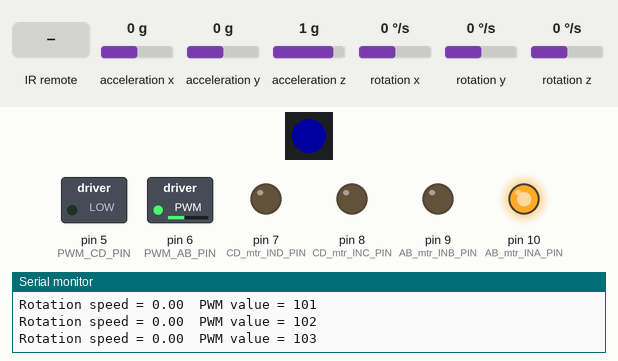
This sketch was run on a simulated Arduino Uno, built with avr-gcc and run on an emulated ATmega328P. Shown: 1 RGB LEDs in strip order, left to right, switched loads named in the sketch (green lamp = pin HIGH), output pins drawn as LEDs (lit = HIGH), the last lines printed to the serial monitor. Wiring (inferred from the names in the program): WS2801 LEDs: data pin 12; clock pin 11. The test bench sets the inputs (shaded band); at power-on: rotation z 0 °/s, acceleration x 0 g, acceleration y 0 g, acceleration z 1 g, rotation x 0 °/s, rotation y 0 °/s. Dim RGB values are drawn brighter than linear; pins used as bus, display or sensor lines are not drawn.

Above: at 3.2 s.
3.3 s: rotation z set to -4 °/s
At 5.6 s:
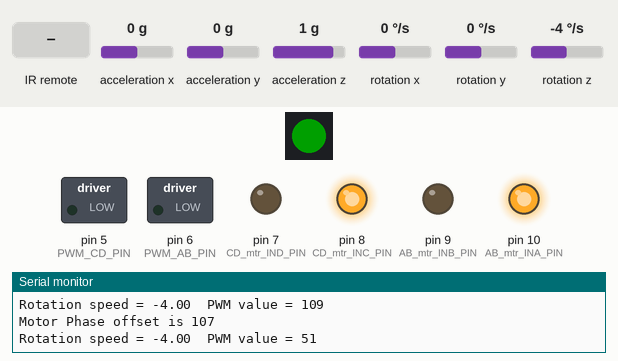
6.3 s: infrared code 0xFF629D received
At 6.65 s:
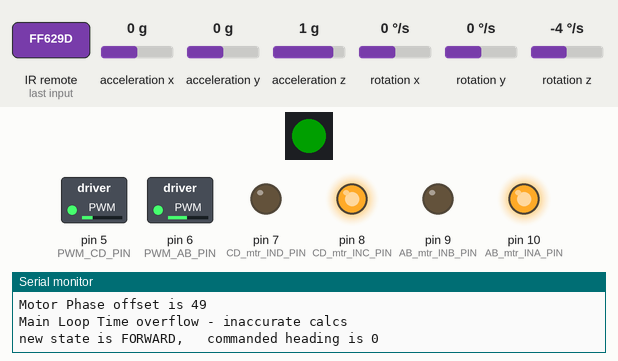
9.3 s: infrared code 0xFFA857 received
At 9.58 s:
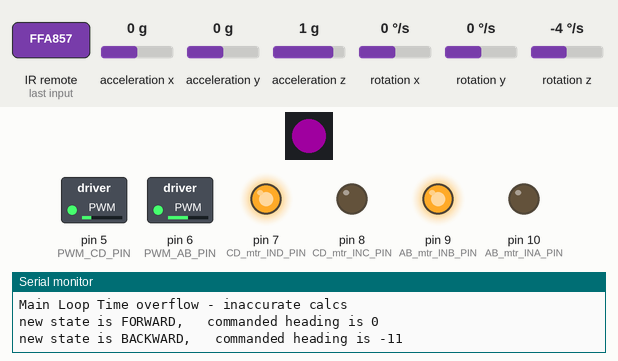
12.3 s: rotation z set to 100 °/s
14.5 s: infrared code 0xFF22DD received
At 15.34 s:
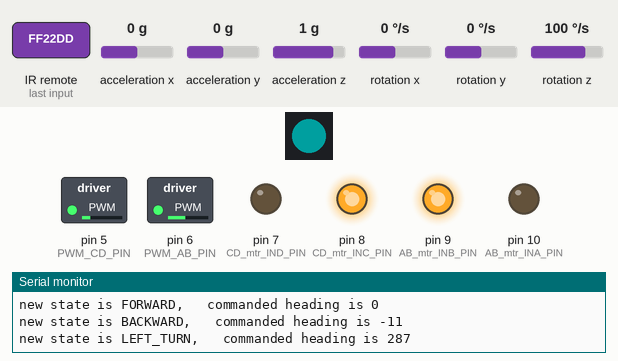
17.5 s: infrared code 0xFFC23D received
At 18.3 s:
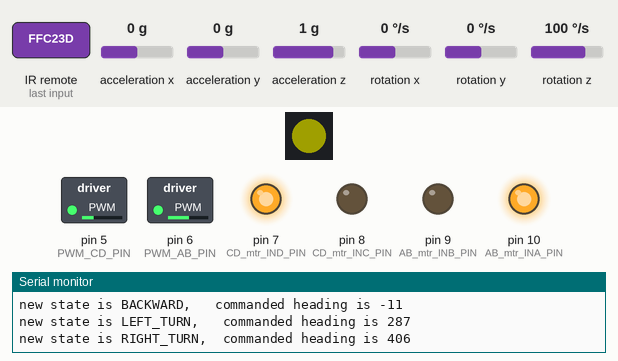
Timing chart, 0 to 23.4 s (numbered marks = the images above; inputs shaded):
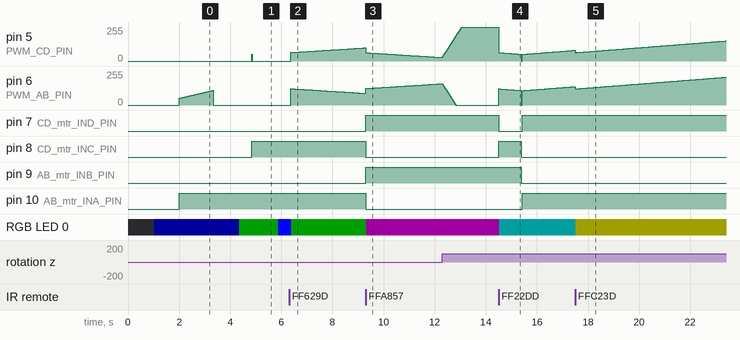

The sketch:

Lab10_section1_IRremoteRobotYDR_r1.ino
```cpp
// Lab10_section1_IRremoteYDR_r1.ino
// Clark Hochgraf
// April 24, 2017

// Description: Controls a YDR robot using an IR remote.

#include <IRremote.h>
#include <Wire.h>
#include <MPU6050.h>

/* IR remote control codes - define symbols UP / DOWN to corresponding IR codes 0xFF629D */
#define UP  0xFF629D
#define DOWN 0xFFA857
#define LEFT 0xFF22DD
#define RIGHT 0xFFC23D
#define CENTER 0xFF02FD
#define ONE 0xFF6897
#define TWO 0xFF9867
#define THREE 0xFFB04F
#define FOUR 0xFF30CF
#define REPEATCODE 0xFFFFFFFF
#define SHOWCODES false  // use for debug to show raw codes from IR remote

/*
  case 0xFF629D: Serial.println(" FORWARD"); break;
  case 0xFF22DD: Serial.println(" LEFT");    break;
  case 0xFF02FD: Serial.println(" -OK-");    break;
  case 0xFFC23D: Serial.println(" RIGHT");   break;
  case 0xFFA857: Serial.println(" REVERSE"); break;
  case 0xFF6897: Serial.println(" 1");    break;
  case 0xFF9867: Serial.println(" 2");    break;
  case 0xFFB04F: Serial.println(" 3");    break;
  case 0xFF30CF: Serial.println(" 4");    break;
  case 0xFF18E7: Serial.println(" 5");    break;
  case 0xFF7A85: Serial.println(" 6");    break;
  case 0xFF10EF: Serial.println(" 7");    break;
  case 0xFF38C7: Serial.println(" 8");    break;
  case 0xFF5AA5: Serial.println(" 9");    break;
  case 0xFF42BD: Serial.println(" *");    break;
  case 0xFF4AB5: Serial.println(" 0");    break;
  case 0xFF52AD: Serial.println(" #");    break;
  case 0xFFFFFFFF: Serial.println(" REPEAT");break;
*/
#define IR_RECV_PIN A3 // connect IR remote receiver to this pin

long previousIRcommand = 0;
IRrecv irrecv(IR_RECV_PIN);
decode_results IR_command_received; //create a variable named IR_command_received of type decode_results

// RGB Led data and clock pins on the arduino
#define LED_DATA_PIN 12
#define LED_CLOCK_PIN 11

/* define RGB LED colors */
#define DIM_WHITE_COLOR 0x1F1F1F
#define DIM_GREEN_COLOR 0x001F00
#define DIM_RED_COLOR 0x1F0000
#define DIM_BLUE_COLOR 0x00001F
#define DIM_RED_BLUE_COLOR 0x1F001F
#define DIM_RED_GREEN_COLOR 0x1F1F00
#define DIM_GREEN_BLUE_COLOR 0x001F1F
#define MED_BLUE_COLOR 0x0000FF

MPU6050 mpu; //create a variable named mpu of type MPU6050
#define MPU_INT_PIN 2  // pin is required for code to operate, but does not show up here in code.
#define MPU_SDA_PIN A4 // pin is required for code to operate, but does not show up here in code.
#define MPU_SCK_PIN A5 // pin is required for code to operate, but does not show up here in code.

//motor driver pins
const int AB_mtr_INA_PIN = 10;
const int AB_mtr_INB_PIN = 9;
const int CD_mtr_INC_PIN = 8;
const int CD_mtr_IND_PIN = 7;

const int PWM_AB_PIN = 6;
const int PWM_CD_PIN = 5;

int MotorABpwmOffset = 0;
int MotorCDpwmOffset = 0;

// Timers
unsigned long timerInMsec = 0;
float timeStepS = 0.01;
float yaw = 0;
int robot_commanded_heading = 0;

enum directionState_type {FORWARD, BACKWARD, LEFT_TURN, RIGHT_TURN, STOPPED, CALIBRATE_MOTOR_STICTION,
                          SCAN_FOR_NEAREST_OBJECT, TURN_TO_NEAREST_OBJECT, FOLLOW_AT_15_CM
                         }; // declare a new type of data (directionState_type), with enumerated values
directionState_type directionState = CALIBRATE_MOTOR_STICTION; // create a variable named directionState
directionState_type previousDirectionState = STOPPED;
boolean isNewState = true;

void setup() {
  Serial.begin(115200);
  Serial.println("I'm alive - Robot with IR remote control");

  pinMode(IR_RECV_PIN, INPUT_PULLUP);
  irrecv.enableIRIn(); // Start the receiver
  delay(1000);

  initialize_MPU6050();
  stripInit();
  configureMotorPins();
  display_color_on_RGB_led(DIM_BLUE_COLOR);
  delay(1000);

  Serial.println("done with setup");
} //setup

//================================================================
void loop() {
  timerInMsec = millis(); // Mark time at start of loop
  Vector normalizedGyroDPS = mpu.readNormalizeGyro(); // Read normalized values
  yaw = yaw + normalizedGyroDPS.ZAxis * timeStepS; // Calculate Yaw
  get_IR_command_if_any();

  isNewState = (directionState != previousDirectionState); // if state != prevState, then isNewState

  switch (directionState) {
    case FORWARD:
      //entry housekeeping
      if (isNewState) {
        robot_commanded_heading = yaw;
        Serial.print(F("new state is FORWARD, \tcommanded heading is "));
        Serial.println(robot_commanded_heading);
        display_color_on_RGB_led(DIM_GREEN_COLOR);
      }
      //state business
      robot_goes_forward_at_given_yaw_at_speed(robot_commanded_heading, 15);
      //exit housekeeping
      break;

    case LEFT_TURN:
      //entry housekeeping
      if (isNewState) {
        robot_commanded_heading = yaw + 90;
        Serial.print(F("new state is LEFT_TURN, \tcommanded heading is ")); Serial.println(robot_commanded_heading);
        display_color_on_RGB_led(DIM_GREEN_BLUE_COLOR);
      }
      //state business
      robot_turns_to_heading(robot_commanded_heading);
      //exit housekeeping
      break;

    case RIGHT_TURN:
      //entry housekeeping
      if (isNewState) {
        robot_commanded_heading = yaw - 90;
        Serial.print(F("new state is RIGHT_TURN,\tcommanded heading is "));
        Serial.println(robot_commanded_heading);
        display_color_on_RGB_led(DIM_RED_GREEN_COLOR);
      }
      //state business
      robot_turns_to_heading(robot_commanded_heading);
      //exit housekeeping
      break;

    case BACKWARD:
      //entry housekeeping
      if (isNewState) {
        robot_commanded_heading = yaw;
        Serial.print(F("new state is BACKWARD, \tcommanded heading is "));
        Serial.println(robot_commanded_heading);
        display_color_on_RGB_led(DIM_RED_BLUE_COLOR);
      }
      //state business
      robot_goes_backward_at_given_yaw_at_speed(robot_commanded_heading, 15);
      //exit housekeeping
      break;

    case STOPPED:
      //entry housekeeping
      if (isNewState) {
        robot_commanded_heading = yaw;
        Serial.print(F("new state is STOPPED, \tcommanded heading is ")); Serial.println(robot_commanded_heading);
        display_color_on_RGB_led(DIM_RED_COLOR);
      }
      //state business
      robot_stop();

      //exit housekeeping
      break;

    case CALIBRATE_MOTOR_STICTION:
      //entry housekeeping
      if (isNewState) {
        //find_motorstiction_using_Gyro();
        MotorABpwmOffset = find_motorstiction_using_gyro(AB_mtr_INA_PIN, AB_mtr_INB_PIN, PWM_AB_PIN);
        Serial.print("Motor Phase offset is "); Serial.println(MotorABpwmOffset);
        display_color_on_RGB_led(DIM_GREEN_COLOR);
        delay(500);
        MotorCDpwmOffset = find_motorstiction_using_gyro(CD_mtr_INC_PIN, CD_mtr_IND_PIN, PWM_CD_PIN);
        Serial.print("Motor Phase offset is "); Serial.println(MotorCDpwmOffset);
        display_color_on_RGB_led(MED_BLUE_COLOR);
        delay(500);
      }
      //state business

      //exit housekeeping
      directionState = STOPPED;
      break;

    case SCAN_FOR_NEAREST_OBJECT:
      //entry housekeeping
      if (isNewState) {
        robot_commanded_heading = yaw;
        Serial.print(F("new state is SCAN_FOR_NEAREST_OBJECT, \tcommanded heading is "));

      }
      //state business

      //exit housekeeping
      break;

    case TURN_TO_NEAREST_OBJECT:
      //entry housekeeping
      if (isNewState) {
        Serial.print("new state is TURN_TO_NEAREST_OBJECT, \tcommanded heading is ");
        display_color_on_RGB_led(DIM_RED_BLUE_COLOR);
      }
      //state business
      //exit housekeeping
      break;

    case FOLLOW_AT_15_CM:
      //entry housekeeping
      if (isNewState) {
        Serial.print(F("new state is FOLLOW_AT_15_CM, \tcommanded heading is "));
        display_color_on_RGB_led(DIM_GREEN_COLOR);
      }
      //state business
       //exit housekeeping
      break;

    default:
      break;

  }//switch

  previousDirectionState =  directionState;

  // Wait to full timeStepS period, note that we have to check that any state has not lasted too long
  // or else the delay will be negative, which will cause bad things to happen.
  // using "delay((timeStepS * 1000) - (millis() - timerInMsec));" without checking the sign will cause tears.
  long safeDelay = (timeStepS * 1000) - (millis() - timerInMsec);
  if (safeDelay > 0) delay(safeDelay); else Serial.println("Main Loop Time overflow - inaccurate calcs");

} // loop()

//================================================================
void robot_turns_to_heading(float yaw_heading) {
  if (yaw < (yaw_heading - 2)) {
    turn_counterclockwise(1 + 0.15 * ((yaw_heading + 2) - yaw));
  }
  else if (yaw > (yaw_heading + 2)) {
    turn_clockwise(1 + 0.15 * (yaw - (yaw_heading + 2)));
  }
  else {
    robot_stop();
  }
}
//================================================================
void robot_goes_forward_at_given_yaw_at_speed(float yaw_heading, int rate) {
  go_forward(rate, 3.0 * (yaw_heading - yaw)); // rate, steering amount
  // change the gain term (3.0) if robot moves too quickly or slowly.
}

//================================================================
void robot_goes_backward_at_given_yaw_at_speed(float yaw_heading, int rate) {
  go_backward(rate, 3.0 * (yaw_heading - yaw)); // rate, steering amount
  // change the gain term (3.0) if robot moves too quickly or slowly.
}

//==============================================================
void turn_clockwise(int rate) {
  digitalWrite(AB_mtr_INA_PIN, HIGH);
  digitalWrite(AB_mtr_INB_PIN, LOW);
  digitalWrite(CD_mtr_INC_PIN, LOW);
  digitalWrite(CD_mtr_IND_PIN, HIGH);
  analogWrite(PWM_AB_PIN, constrain(MotorABpwmOffset + rate, 0, 255));
  analogWrite(PWM_CD_PIN, constrain(MotorCDpwmOffset + rate, 0, 255));
}

//==============================================================
void go_forward(int rate, int steering) {
  digitalWrite(AB_mtr_INA_PIN, HIGH);
  digitalWrite(AB_mtr_INB_PIN, LOW);
  digitalWrite(CD_mtr_INC_PIN, HIGH);
  digitalWrite(CD_mtr_IND_PIN, LOW);
  analogWrite(PWM_AB_PIN, constrain(MotorABpwmOffset + rate - steering, 0, 255));
  analogWrite(PWM_CD_PIN, constrain(MotorCDpwmOffset + rate + steering, 0, 255));
}

//==============================================================
void go_backward(int rate, int steering) {
  digitalWrite(AB_mtr_INA_PIN, LOW);
  digitalWrite(AB_mtr_INB_PIN, HIGH);
  digitalWrite(CD_mtr_INC_PIN, LOW);
  digitalWrite(CD_mtr_IND_PIN, HIGH);
  analogWrite(PWM_AB_PIN, constrain(MotorABpwmOffset + rate + steering, 0, 255));
  analogWrite(PWM_CD_PIN, constrain(MotorCDpwmOffset + rate - steering, 0, 255));
}

//==============================================================
void turn_counterclockwise(int rate) {
  digitalWrite(AB_mtr_INA_PIN, LOW);
  digitalWrite(AB_mtr_INB_PIN, HIGH);
  digitalWrite(CD_mtr_INC_PIN, HIGH);
  digitalWrite(CD_mtr_IND_PIN, LOW);
  analogWrite(PWM_AB_PIN, constrain(MotorABpwmOffset + rate, 0, 255));
  analogWrite(PWM_CD_PIN, constrain(MotorCDpwmOffset + rate, 0, 255));
}
//==============================================================
void robot_stop() {
  digitalWrite(AB_mtr_INA_PIN, LOW);
  digitalWrite(AB_mtr_INB_PIN, LOW);
  digitalWrite(CD_mtr_INC_PIN, LOW);
  digitalWrite(CD_mtr_IND_PIN, LOW);
  analogWrite(PWM_AB_PIN, 0);
  analogWrite(PWM_CD_PIN, 0);
}

//==============================================================
void initialize_MPU6050() {
  while (!mpu.begin(MPU6050_SCALE_2000DPS, MPU6050_RANGE_2G))
  {
    Serial.println("Could not find a valid MPU6050 sensor, check wiring!");
    delay(500);
  }
  mpu.calibrateGyro(); // Calibrate gyroscope. The calibration must be at rest.
  mpu.setThreshold(3); // Set threshold sensivity. Default 3. To disable, set to 0.
}

//==============================================================
int find_motorstiction_using_gyro(int phase1Pin, int phase2Pin, int EnPWMPin) {
  // ramp up PWM command for motor until rotation begins, then record
  // the required PWM value as a stiction offset.

  boolean calibrating_motor_stiction = true;
  int pwm_value_sent_to_motor = 50;
  while (calibrating_motor_stiction) {
    pwm_value_sent_to_motor++;
    digitalWrite(phase1Pin, HIGH);
    digitalWrite(phase2Pin, LOW);
    analogWrite(EnPWMPin, constrain(pwm_value_sent_to_motor, 0, 255)); // send pwm value to motor
    Vector normalizedGyroDPS = mpu.readNormalizeGyro();
    Serial.print(F("Rotation speed = ")); Serial.print(normalizedGyroDPS.ZAxis);
    Serial.print(F("  PWM value = ")); Serial.println(pwm_value_sent_to_motor);
    delay(20); //was 5
    if (abs(normalizedGyroDPS.ZAxis) > 2) calibrating_motor_stiction = false; // if robot moves stop calibration
    if (pwm_value_sent_to_motor > 250) //failed calibration
    { Serial.print(F("Calibration failed. Check if battery is connected/switched on."));
      analogWrite(EnPWMPin, 0); // send pwm value to motor
      while (1) {
        display_color_on_RGB_led(DIM_RED_COLOR);
        delay(100);
        display_color_on_RGB_led(DIM_BLUE_COLOR);
        delay(100);
      }
    }
  }
  analogWrite(EnPWMPin, 0); // stop motor
  delay(1000);
  return pwm_value_sent_to_motor-2;
}

//==============================================================
// Initialize the pins used to control the WS2801 driver
void stripInit(void) {
  pinMode(LED_DATA_PIN, OUTPUT);
  pinMode(LED_CLOCK_PIN, OUTPUT);
  digitalWrite(LED_DATA_PIN, LOW);
  digitalWrite(LED_CLOCK_PIN, LOW);
}

//==============================================================
void configureMotorPins() {
  // configure motor pins
  pinMode(AB_mtr_INA_PIN, OUTPUT);
  pinMode(AB_mtr_INB_PIN, OUTPUT);
  pinMode(CD_mtr_INC_PIN, OUTPUT);
  pinMode(CD_mtr_IND_PIN, OUTPUT);
  pinMode(PWM_AB_PIN, OUTPUT);
  pinMode(PWM_CD_PIN, OUTPUT);
}

//==============================================================
void get_IR_command_if_any() {
  if (irrecv.decode(&IR_command_received)) { // takes up to 6 ms to run
    if (SHOWCODES) Serial.println(IR_command_received.value, HEX);
    if (IR_command_received.value == REPEATCODE) { // key held down, repeat last command
      IR_command_received.value = previousIRcommand;
      if (SHOWCODES) {
        Serial.print("repeating command IR_command_received.value ");
        Serial.println(IR_command_received.value, HEX);
      }
    }
    if (IR_command_received.value == LEFT)     directionState = LEFT_TURN;
    if (IR_command_received.value == CENTER)   directionState = STOPPED;
    if (IR_command_received.value == RIGHT)    directionState = RIGHT_TURN;
    if (IR_command_received.value == UP)       directionState = FORWARD;
    if (IR_command_received.value == DOWN)     directionState = BACKWARD;
    if (IR_command_received.value == ONE)      directionState = SCAN_FOR_NEAREST_OBJECT;
    if (IR_command_received.value == TWO)      directionState = TURN_TO_NEAREST_OBJECT;
    if (IR_command_received.value == THREE)    directionState = FOLLOW_AT_15_CM;
    if (IR_command_received.value == FOUR)     directionState = CALIBRATE_MOTOR_STICTION;
    previousIRcommand = IR_command_received.value;
    irrecv.resume(); // Receive the next value
  }
} //get_IR_command_if_any()

// =======================================================================
void display_color_on_RGB_led(unsigned long color) {
  unsigned long bitmask = 0UL; // UL unsigned long literal (forces compiler to use long data type)
  unsigned long masked_color_result = 0UL;
  digitalWrite(LED_CLOCK_PIN, LOW); //start with clock low.
  for (int i = 23; i >= 0; i--) { // clock out one data bit at a time, starting with the MSB first
    bitmask = (1UL << i); // build bit mask. Note must use "1UL" unsigned long literal, not "1"
    masked_color_result = color & bitmask; // reveals just one bit of color at time
    boolean data_bit = !(masked_color_result == 0); // this is the bit of data to be clocked out.
    digitalWrite(LED_DATA_PIN, data_bit);
    digitalWrite(LED_CLOCK_PIN, HIGH);
    digitalWrite(LED_CLOCK_PIN, LOW);
  }
  digitalWrite(LED_CLOCK_PIN, HIGH);
  delayMicroseconds(501); // after writing data to LED driver, must hold clock line
  // high for 500 microseconds to latch color data in led shift register.
} //display_color_on_RGB_led()
```

Measured:
- the behaviour switches between -2 and -3 °/s on rotation z (found by bisection; images 0 and 1)
- after the input at 3.3 s, pin 5 (PWM_CD_PIN): 0/255 → 51/255 after 1.5 s, → 0/255 0.02 s later; pin 8 (CD_mtr_INC_PIN): LOW → HIGH after 1.5 s; RGB LED 0: RGB(0, 0, 31) → RGB(0, 31, 0) after 1.1 s, → RGB(0, 0, 255) 1.5 s later
- after the input at 6.3 s, pin 5 (PWM_CD_PIN): moves from 0/255 to 99/255 over 2.9 s, starting after 0.07 s; pin 8 (CD_mtr_INC_PIN), pin 10 (AB_mtr_INA_PIN): stays HIGH (without the input it goes to LOW after 0.07 s); RGB LED 0: RGB(0, 0, 255) → RGB(0, 31, 0) after 0.08 s
- after the input at 9.3 s, pin 7 (CD_mtr_IND_PIN), pin 9 (AB_mtr_INB_PIN): LOW → HIGH at once; pin 8 (CD_mtr_INC_PIN), pin 10 (AB_mtr_INA_PIN): HIGH → LOW at once; RGB LED 0: RGB(0, 31, 0) → RGB(31, 0, 31) at once
- after the input at 14.5 s, pin 7 (CD_mtr_IND_PIN): HIGH → LOW at once, → HIGH 0.92 s later; pin 8 (CD_mtr_INC_PIN): LOW → HIGH at once, → LOW 0.88 s later; pin 9 (AB_mtr_INB_PIN): HIGH → LOW after 0.89 s; pin 10 (AB_mtr_INA_PIN): LOW → HIGH after 0.93 s; RGB LED 0: RGB(31, 0, 31) → RGB(0, 31, 31) at once
- after the input at 17.5 s, RGB LED 0: RGB(0, 31, 31) → RGB(31, 31, 0) at once
